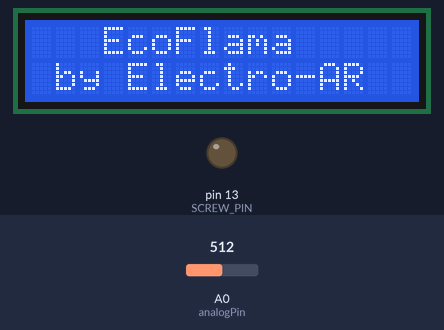
Simulated run of this program. Board: Arduino Uno, built with avr-gcc and run on an emulated ATmega328P. Shown: 16×2 character LCD, output pins drawn as LEDs (lit = HIGH). The test bench sets the inputs (shaded band); at power-on: A0 (analogPin) = 512.

Above: at 1.7 s.
1.8 s: A0 (analogPin) set to 544
3.3 s: A0 (analogPin) set to 567
At 4.0 s:
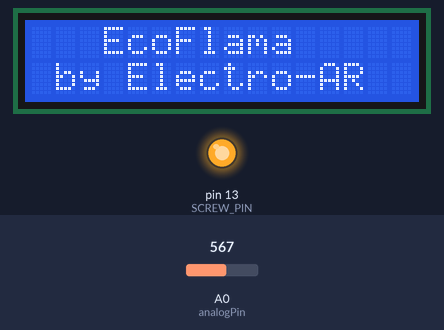
At 4.9 s:
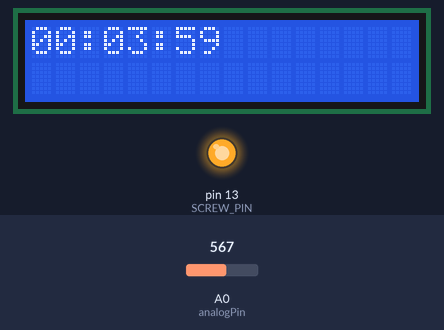
Timing chart, 0 to 9.9 s (numbered marks = the images above; inputs shaded):
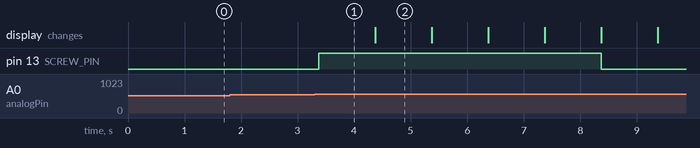

The program:

main.cpp
```cpp
#include <main.hpp>

static struct pt pellet, LCD;
uint8_t windPins []= {3,4,5,6}; //pines del ventilador
                                //para tener una velocidad cero, poner un pin sin uso al principio

uint8_t power = 2;
estado_e ESTUFA = WAITING;
int count = 0;


//Cambia la velocidad del ventilador
void windSpeed(uint8_t speed)
{
  for(uint8_t i = 0; i < 4; i++) {
    if( i == speed) digitalWrite(windPins[i], HIGH);
    else digitalWrite(windPins[i], LOW);
  }
}

bool timerExpired(timer_s *timer)
{
  uint32_t time = millis();
  if (time - timer->last >= timer->sleep * 1000U)
  {
    timer->last = time;
    return true;
  }
  return false;
};

void timerSet(timer_s *timer, uint32_t sleep)
{
  timer->sleep = sleep;
};

PT_THREAD(pelletDrop(struct pt *pt, uint8_t interval, uint8_t duration))
{
  PT_BEGIN(pt);
  static timer_s timer = {.last = millis(), .sleep = interval};
  static timer_s turn = {.last = millis(), .sleep = duration};
  while (true)
  {
    turn.last = millis();
    TURN_PELLET_SCREW();
    PT_WAIT_WHILE(pt, !timerExpired(&turn));
    STOP_PELLET_SCREW();

    PT_WAIT_UNTIL(pt, timerExpired(&timer));
  }
  PT_END(pt);
};

PT_THREAD(clock(struct pt *pt))
{
  static uint16_t counter = TOTAL_TIME_IGNITION;
  static timer_s timer = {.last = millis(), .sleep = 1};
  char reloj[9];
  PT_BEGIN(pt);
  while (true)
  {
    PT_WAIT_UNTIL(pt, timerExpired(&timer));
    counter--;
    clock(counter, reloj);
    printMensaje(reloj);
    if(counter == 0U) return PT_ENDED;
  }
  PT_END(pt);
};


void setup()
{
  // put your setup code here, to run once:
  Serial.begin(9600);
  pinMode(LED_BUILTIN, 1);
  printHello();
  PT_INIT(&pellet);
  PT_INIT(&LCD);
}

void loop()
{

  switch (ESTUFA)
  {
  case WAITING:
    ESTUFA = waiting();
    break;

  case ON:
    ESTUFA = encendido();
    break;

  case CTRL:
    ESTUFA = control();
    break;

  case OFF:
    ESTUFA = apagado();
    break;

  default:
    break;
  }
}

estado_e waiting()
{

  if (readButton() == select)
  {
    return ON;
  }
  delay(100);
  return WAITING;
}

estado_e encendido()
{
  BURNER_ON();
  windSpeed(1);
  pelletDrop(&pellet, PELLET_INTERVAL_START , PELLET_REFUELL_DURATION);
  if (clock(&LCD) == PT_ENDED) return CTRL;
  return ON;
}

estado_e control()
{
  BURNER_OFF();
  windSpeed(power);
  printMensaje("Encendio");
  return CTRL;
}

estado_e apagado()
{

  return OFF;
}
```

lc-switch.h
```cpp
// (licence header left out)
/**
 * \addtogroup lc
 * @{
 */

/**
 * \file
 * Implementation of local continuations based on switch() statment
 * \author Adam Dunkels <adam@sics.se>
 *
 * This implementation of local continuations uses the C switch()
 * statement to resume execution of a function somewhere inside the
 * function's body. The implementation is based on the fact that
 * switch() statements are able to jump directly into the bodies of
 * control structures such as if() or while() statmenets.
 *
 * This implementation borrows heavily from Simon Tatham's coroutines
 * implementation in C:
 * http://www.chiark.greenend.org.uk/~sgtatham/coroutines.html
 */

#ifndef __LC_SWITCH_H__
#define __LC_SWITCH_H__

/* WARNING! lc implementation using switch() does not work if an
   LC_SET() is done within another switch() statement! */

/** \hideinitializer */
typedef unsigned short lc_t;

#define LC_INIT(s) s = 0;

#define LC_RESUME(s) switch(s) { case 0:

#define LC_SET(s) s = __LINE__; case __LINE__:

#define LC_END(s) }

#endif /* __LC_SWITCH_H__ */

/** @} */
```

lc.h
```cpp
// (licence header left out)
/**
 * \addtogroup pt
 * @{
 */

/**
 * \defgroup lc Local continuations
 * @{
 *
 * Local continuations form the basis for implementing protothreads. A
 * local continuation can be <i>set</i> in a specific function to
 * capture the state of the function. After a local continuation has
 * been set can be <i>resumed</i> in order to restore the state of the
 * function at the point where the local continuation was set.
 *
 *
 */

/**
 * \file lc.h
 * Local continuations
 * \author
 * Adam Dunkels <adam@sics.se>
 *
 */

#ifdef DOXYGEN
/**
 * Initialize a local continuation.
 *
 * This operation initializes the local continuation, thereby
 * unsetting any previously set continuation state.
 *
 * \hideinitializer
 */
#define LC_INIT(lc)

/**
 * Set a local continuation.
 *
 * The set operation saves the state of the function at the point
 * where the operation is executed. As far as the set operation is
 * concerned, the state of the function does <b>not</b> include the
 * call-stack or local (automatic) variables, but only the program
 * counter and such CPU registers that needs to be saved.
 *
 * \hideinitializer
 */
#define LC_SET(lc)

/**
 * Resume a local continuation.
 *
 * The resume operation resumes a previously set local continuation, thus
 * restoring the state in which the function was when the local
 * continuation was set. If the local continuation has not been
 * previously set, the resume operation does nothing.
 *
 * \hideinitializer
 */
#define LC_RESUME(lc)

/**
 * Mark the end of local continuation usage.
 *
 * The end operation signifies that local continuations should not be
 * used any more in the function. This operation is not needed for
 * most implementations of local continuation, but is required by a
 * few implementations.
 *
 * \hideinitializer
 */
#define LC_END(lc)

/**
 * \var typedef lc_t;
 *
 * The local continuation type.
 *
 * \hideinitializer
 */
#endif /* DOXYGEN */

#ifndef __LC_H__
#define __LC_H__


#ifdef LC_INCLUDE
#include LC_INCLUDE
#else
#include "lc-switch.h"
#endif /* LC_INCLUDE */

#endif /* __LC_H__ */

/** @} */
/** @} */
```

main.hpp
```cpp
#include <Arduino.h>
#include "menu.hpp"
#include "pt.h"

#define SCREW_PIN 13
#define TURN_PELLET_SCREW() digitalWrite(SCREW_PIN,1)
#define STOP_PELLET_SCREW() digitalWrite(SCREW_PIN,0)

#define BURNER_PIN 3
#define BURNER_ON()  digitalWrite(BURNER_PIN,1)
#define BURNER_OFF() digitalWrite(BURNER_PIN,0)

#define TOTAL_TIME_IGNITION 240
#define PELLET_INTERVAL_START  60 //Intervalo en segundos para dropear pellets al
                               //comienzo del fuego

#define PELLET_REFUELL_DURATION 5

typedef enum {
  ON,
  CTRL,
  OFF,
  WAITING
} estado_e;

typedef struct
{
  /* data */
  uint32_t last;
  uint32_t sleep;
} timer_s;

estado_e encendido ();
estado_e control ();
estado_e apagado ();
estado_e waiting ();
```

menu.hpp
```cpp
#include <Arduino.h>
#include <LiquidCrystal.h>

#define analogPin A0

typedef enum {
  right,
  up,
  down,
  left,
  select,
  none
} button_u;


button_u readButton();
void printHello(void);
void printMensaje( char* );
void clock (uint32_t time, char * clock);
```

pt.h
```cpp
// (licence header left out)
/**
 * \addtogroup pt
 * @{
 */

/**
 * \file
 * Protothreads implementation.
 * \author
 * Adam Dunkels <adam@sics.se>
 *
 */

#ifndef __PT_H__
#define __PT_H__

#include "lc.h"

struct pt {
  lc_t lc;
};

#define PT_WAITING 0
#define PT_YIELDED 1
#define PT_EXITED  2
#define PT_ENDED   3

/**
 * \name Initialization
 * @{
 */

/**
 * Initialize a protothread.
 *
 * Initializes a protothread. Initialization must be done prior to
 * starting to execute the protothread.
 *
 * \param pt A pointer to the protothread control structure.
 *
 * \sa PT_SPAWN()
 *
 * \hideinitializer
 */
#define PT_INIT(pt)   LC_INIT((pt)->lc)

/** @} */

/**
 * \name Declaration and definition
 * @{
 */

/**
 * Declaration of a protothread.
 *
 * This macro is used to declare a protothread. All protothreads must
 * be declared with this macro.
 *
 * \param name_args The name and arguments of the C function
 * implementing the protothread.
 *
 * \hideinitializer
 */
#define PT_THREAD(name_args) char name_args

/**
 * Declare the start of a protothread inside the C function
 * implementing the protothread.
 *
 * This macro is used to declare the starting point of a
 * protothread. It should be placed at the start of the function in
 * which the protothread runs. All C statements above the PT_BEGIN()
 * invokation will be executed each time the protothread is scheduled.
 *
 * \param pt A pointer to the protothread control structure.
 *
 * \hideinitializer
 */
#define PT_BEGIN(pt) { char PT_YIELD_FLAG = 1; LC_RESUME((pt)->lc)

/**
 * Declare the end of a protothread.
 *
 * This macro is used for declaring that a protothread ends. It must
 * always be used together with a matching PT_BEGIN() macro.
 *
 * \param pt A pointer to the protothread control structure.
 *
 * \hideinitializer
 */
#define PT_END(pt) LC_END((pt)->lc); PT_YIELD_FLAG = 0; \
                   PT_INIT(pt); return PT_ENDED; }

/** @} */

/**
 * \name Blocked wait
 * @{
 */

/**
 * Block and wait until condition is true.
 *
 * This macro blocks the protothread until the specified condition is
 * true.
 *
 * \param pt A pointer to the protothread control structure.
 * \param condition The condition.
 *
 * \hideinitializer
 */
#define PT_WAIT_UNTIL(pt, condition)	        \
  do {						\
    LC_SET((pt)->lc);				\
    if(!(condition)) {				\
      return PT_WAITING;			\
    }						\
  } while(0)

/**
 * Block and wait while condition is true.
 *
 * This function blocks and waits while condition is true. See
 * PT_WAIT_UNTIL().
 *
 * \param pt A pointer to the protothread control structure.
 * \param cond The condition.
 *
 * \hideinitializer
 */
#define PT_WAIT_WHILE(pt, cond)  PT_WAIT_UNTIL((pt), !(cond))

/** @} */

/**
 * \name Hierarchical protothreads
 * @{
 */

/**
 * Block and wait until a child protothread completes.
 *
 * This macro schedules a child protothread. The current protothread
 * will block until the child protothread completes.
 *
 * \note The child protothread must be manually initialized with the
 * PT_INIT() function before this function is used.
 *
 * \param pt A pointer to the protothread control structure.
 * \param thread The child protothread with arguments
 *
 * \sa PT_SPAWN()
 *
 * \hideinitializer
 */
#define PT_WAIT_THREAD(pt, thread) PT_WAIT_WHILE((pt), PT_SCHEDULE(thread))

/**
 * Spawn a child protothread and wait until it exits.
 *
 * This macro spawns a child protothread and waits until it exits. The
 * macro can only be used within a protothread.
 *
 * \param pt A pointer to the protothread control structure.
 * \param child A pointer to the child protothread's control structure.
 * \param thread The child protothread with arguments
 *
 * \hideinitializer
 */
#define PT_SPAWN(pt, child, thread)		\
  do {						\
    PT_INIT((child));				\
    PT_WAIT_THREAD((pt), (thread));		\
  } while(0)

/** @} */

/**
 * \name Exiting and restarting
 * @{
 */

/**
 * Restart the protothread.
 *
 * This macro will block and cause the running protothread to restart
 * its execution at the place of the PT_BEGIN() call.
 *
 * \param pt A pointer to the protothread control structure.
 *
 * \hideinitializer
 */
#define PT_RESTART(pt)				\
  do {						\
    PT_INIT(pt);				\
    return PT_WAITING;			\
  } while(0)

/**
 * Exit the protothread.
 *
 * This macro causes the protothread to exit. If the protothread was
 * spawned by another protothread, the parent protothread will become
 * unblocked and can continue to run.
 *
 * \param pt A pointer to the protothread control structure.
 *
 * \hideinitializer
 */
#define PT_EXIT(pt)				\
  do {						\
    PT_INIT(pt);				\
    return PT_EXITED;			\
  } while(0)

/** @} */

/**
 * \name Calling a protothread
 * @{
 */

/**
 * Schedule a protothread.
 *
 * This function shedules a protothread. The return value of the
 * function is non-zero if the protothread is running or zero if the
 * protothread has exited.
 *
 * \param f The call to the C function implementing the protothread to
 * be scheduled
 *
 * \hideinitializer
 */
#define PT_SCHEDULE(f) ((f) < PT_EXITED)

/** @} */

/**
 * \name Yielding from a protothread
 * @{
 */

/**
 * Yield from the current protothread.
 *
 * This function will yield the protothread, thereby allowing other
 * processing to take place in the system.
 *
 * \param pt A pointer to the protothread control structure.
 *
 * \hideinitializer
 */
#define PT_YIELD(pt)				\
  do {						\
    PT_YIELD_FLAG = 0;				\
    LC_SET((pt)->lc);				\
    if(PT_YIELD_FLAG == 0) {			\
      return PT_YIELDED;			\
    }						\
  } while(0)

/**
 * \brief      Yield from the protothread until a condition occurs.
 * \param pt   A pointer to the protothread control structure.
 * \param cond The condition.
 *
 *             This function will yield the protothread, until the
 *             specified condition evaluates to true.
 *
 *
 * \hideinitializer
 */
#define PT_YIELD_UNTIL(pt, cond)		\
  do {						\
    PT_YIELD_FLAG = 0;				\
    LC_SET((pt)->lc);				\
    if((PT_YIELD_FLAG == 0) || !(cond)) {	\
      return PT_YIELDED;			\
    }						\
  } while(0)

/** @} */

#endif /* __PT_H__ */

/** @} */
```

menu.cpp
```cpp
#include "menu.hpp"
LiquidCrystal lcd(8, 9, 4, 5, 6, 7); //LCD pins

button_u readButton() {
  uint16_t adc_key_in = analogRead(analogPin);  //Leemos el pin analogico

  if (adc_key_in > 1000) return none;
  if (adc_key_in < 50)   return right;
  if (adc_key_in < 195)  return  up;
  if (adc_key_in < 380)  return  down;
  if (adc_key_in < 555)  return  left;
  if (adc_key_in < 790)  return select;
  return none;
}

//Funciones de la pantalla (menus)
void printHello(void) {
 lcd.begin(16, 2); //LCD init
  lcd.clear();
  lcd.setCursor(3, 0);  //Cursor culumna/linea
  lcd.print("EcoFlama");
  lcd.setCursor(1, 1);  //Cursor culumna/linea
  lcd.print("by Electro-AR");
  delay(500);
}

void printMensaje( char* mensaje){
 static char CACHE[15];
 if ( strcmp(mensaje,  CACHE) ){
    strcpy(CACHE, mensaje);
    lcd.clear();
    lcd.setCursor(0,0);
    lcd.print((char *)mensaje);
  }
}


void clock (uint32_t time, char * clock){
  uint8_t seg, min, hours = 0;

  seg = time % 60;
  min = (time / 60) % 60 ;
  hours = (time/3600) % 24;

  sprintf(clock, "%02i:%02i:%02i", hours, min, seg);
}
```

Measured:
- the behaviour switches between 554 and 555 on A0 (analogPin) (found by bisection; images 0 and 1)
- after the input at 1.8 s, every drawn part: stays the same
- after the input at 3.3 s, pin 13 (SCREW_PIN): LOW → HIGH after 0.07 s, → LOW 5.0 s later
